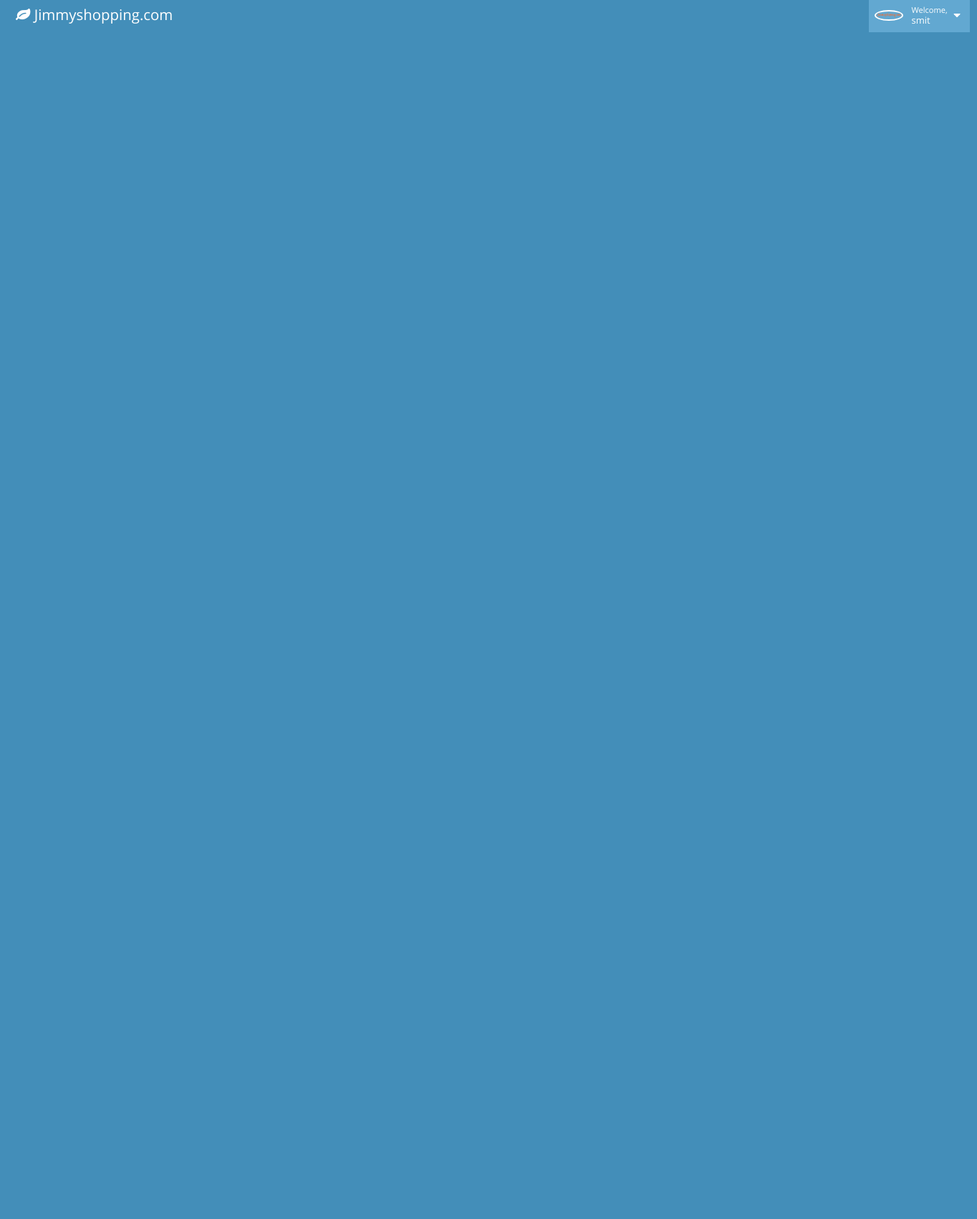
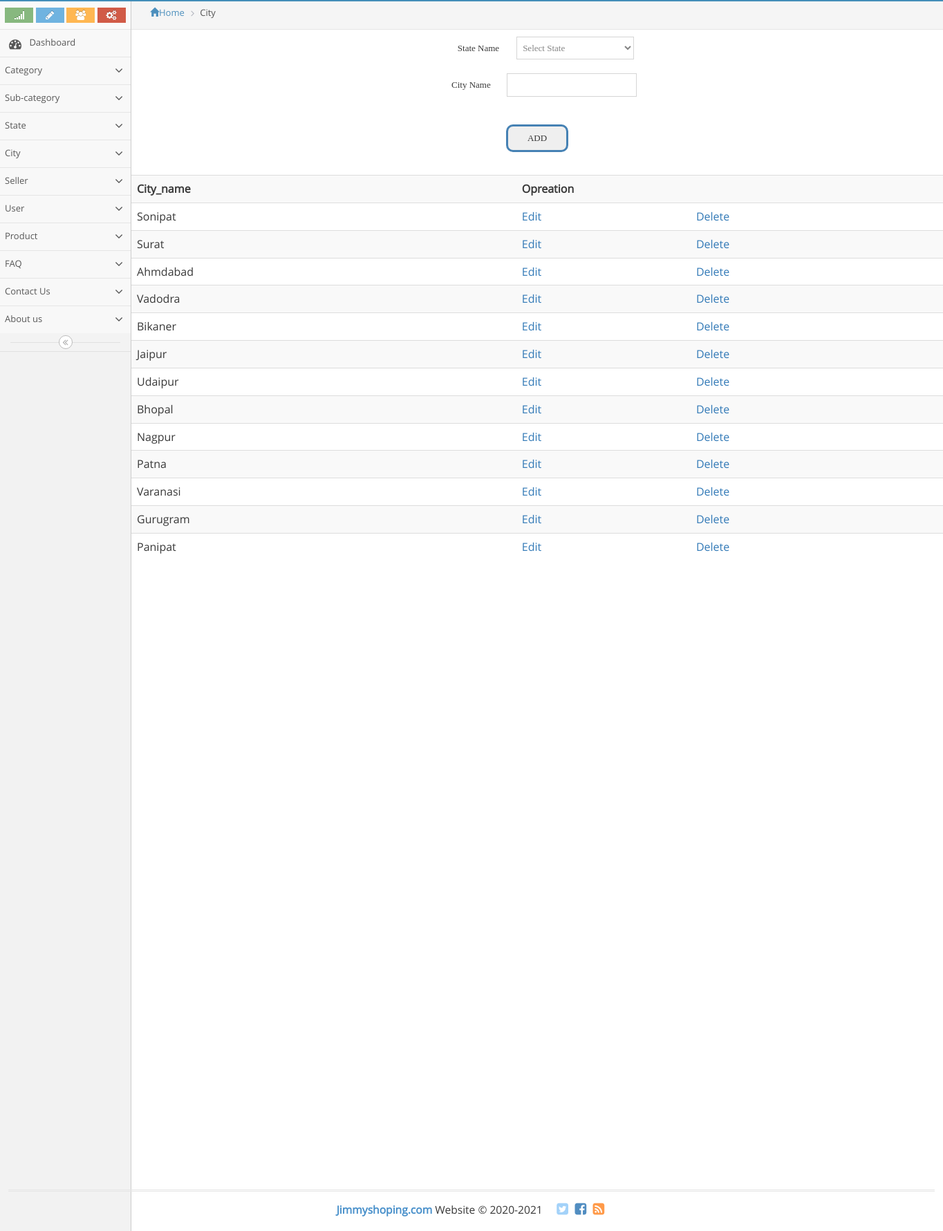
Page /Admin/city.php (signed in) on the committed database (2 pictures, top to bottom).
### tables this page shows
CREATE TABLE `tlbcity` (
  `city_id` int(11) NOT NULL,
  `state_id` int(11) NOT NULL,
  `city_name` varchar(20) NOT NULL
);

### Admin/city_view.php (the view, shortened to what this page needs)
<html>
	<head>
	</head>
	<body>
		<?php
			$q2=mysqli_query($con,"select * from tlbcity");
			echo"<table class='table table-striped'>";
				echo"<tr>";
					echo"<th>City_name";
					echo"<th colspan=2 align=center>Opreation";
				echo"</tr>";
				while($row=mysqli_fetch_array($q2))
				{
		?>
					<tr>
						<td><?php echo $row["city_name"] ?></td>
						<td><a href='city_edit.php?id=<?php echo $row["city_id"];?>'>Edit</a></td>
						<td><a href='city_del.php?id=<?php echo $row["city_id"];?>' onClick=' return confirmation()'>Delete</a>
					</tr>
				<?php } ?>
			</table>
	</body>
</html>

### Admin/hhh.php (shortened to what this page needs)
<!DOCTYPE html>
<html lang="en">
	<head>
	<?php
		 $con=mysqli_connect("localhost","root","","jimmyshoping") or die("connection not establish");
		 $admin_id=$_SESSION['admin_id'];
		 $q=mysqli_query($con,"select * from tbl_admin where admin_id='$admin_id'");
		 $row=mysqli_fetch_array($q);
	?>
		<link rel="stylesheet" href="assets/css/bootstrap.min.css" />
		<link rel="stylesheet" href="assets/font-awesome/4.5.0/css/font-awesome.min.css" />
		<link rel="stylesheet" href="assets/css/ace.min.css" class="ace-main-stylesheet" id="main-ace-style" />
		<link rel="stylesheet" href="assets/css/ace-skins.min.css" />
		<link rel="stylesheet" href="assets/css/ace-rtl.min.css" />
	</head>
	<body class="no-skin">
		<div id="navbar" class="navbar navbar-default          ace-save-state">
			<div class="navbar-container ace-save-state" id="navbar-container">
				<div class="navbar-header pull-left">
					<a href="index.php" class="navbar-brand">
						<small>
							<i class="fa fa-leaf"></i>
		 					Jimmyshopping.com
						</small>
					</a>
				</div>
				<div class="navbar-buttons navbar-header pull-right" role="navigation">
					<ul class="nav ace-nav">
						<li class="light-blue dropdown-modal">
							<a data-toggle="dropdown" href="#" class="dropdown-toggle">
								<?php $a=$row['admin_pic']; ?>
							<img class="nav-user-photo" src="images/<?php echo $a;?>" alt=""/>
								<span class="user-info">
									<small>Welcome,</small>
									<?php
										echo $row['admin_name'];
									?>
								</span>
								<i class="ace-icon fa fa-caret-down"></i>
							</a>
						</li>
					</ul>
				</div>
			</div>
		</div>
		<div class="main-container ace-save-state" id="main-container">
			<div id="sidebar" class="sidebar                  responsive                    ace-save-state">
				<div class="sidebar-shortcuts" id="sidebar-shortcuts">
					<div class="sidebar-shortcuts-large" id="sidebar-shortcuts-large">
						<button class="btn btn-success">
							<i class="ace-icon fa fa-signal"></i>
						</button>
						<button class="btn btn-info">
							<i class="ace-icon fa fa-pencil"></i>
						</button>
						<button class="btn btn-warning">
							<i class="ace-icon fa fa-users"></i>
						</button>
						<button class="btn btn-danger">
							<i class="ace-icon fa fa-cogs"></i>
						</button>
					</div>
				</div>
				<ul class="nav nav-list">
					<li class="">
						<a href="index.php">
							<i class="menu-icon fa fa-tachometer"></i>
							<span class="menu-text"> Dashboard </span>
						</a>
					</li>
					<li class="">
						<a href="#" class="dropdown-toggle">
							<span class="menu-text">
								Category
							</span>
							<b class="arrow fa fa-angle-down"></b>
						</a>
					</li>
					<li class="">
						<a href="#" class="dropdown-toggle">
							<span class="menu-text">Sub-category</span>
							<b class="arrow fa fa-angle-down"></b>
						</a>
					</li>
					<li class="">
						<a href="#" class="dropdown-toggle">
							<span class="menu-text"> State </span>
							<b class="arrow fa fa-angle-down"></b>
						</a>
					</li>
					<li class="">
						<a href="#" class="dropdown-toggle">
							<span class="menu-text"> City </span>
							<b class="arrow fa fa-angle-down"></b>
						</a>
					</li>
					<li class="">
						<a href="#" class="dropdown-toggle">
							<span class="menu-text"> Seller</span>
							<b class="arrow fa fa-angle-down"></b>
						</a>
					</li>
					<li class="">
						<a href="#" class="dropdown-toggle">
							<span class="menu-text"> User</span>
							<b class="arrow fa fa-angle-down"></b>
						</a>
					</li>
					<li class="">
						<a href="#" class="dropdown-toggle">
							<span class="menu-text">Product
							</span>
							<b class="arrow fa fa-angle-down"></b>
						</a>
					</li>
					<li class="">
						<a href="#" class="dropdown-toggle">
							<span class="menu-text"> FAQ </span>
							<b class="arrow fa fa-angle-down"></b>
						</a>
					</li>
					<li class="">
						<a href="#" class="dropdown-toggle">
							<span class="menu-text"> Contact Us </span>
							<b class="arrow fa fa-angle-down"></b>
						</a>
					</li>
					<li class="">
						<a href="#" class="dropdown-toggle">
							<span class="menu-text"> About us </span>
							<b class="arrow fa fa-angle-down"></b>
						</a>
					</li>
				<div class="sidebar-toggle sidebar-collapse" id="sidebar-collapse">
					<i id="sidebar-toggle-icon" class="ace-icon fa fa-angle-double-left ace-save-state" data-icon1="ace-icon fa fa-angle-double-left" data-icon2="ace-icon fa fa-angle-double-right"></i>
				</div>
			</div>
			<div class="main-content">
				<div class="main-content-inner">
						<div class="row">
							<div class="col-xs-12">

### rows in the picture
tlbcity: city_name "Sonipat"
tlbcity: city_name "Surat"
tlbcity: city_name "Ahmdabad"
tlbcity: city_name "Vadodra"
tlbcity: city_name "Bikaner"
tlbcity: city_name "Jaipur"
tlbcity: city_name "Udaipur"
tlbcity: city_name "Bhopal"
tlbcity: city_name "Nagpur"
tlbcity: city_name "Patna"
tlbcity: city_name "Varanasi"
tlbcity: city_name "Gurugram"
tlbcity: city_name "Panipat"

### other values in the picture
$row['admin_name'] "smit"
